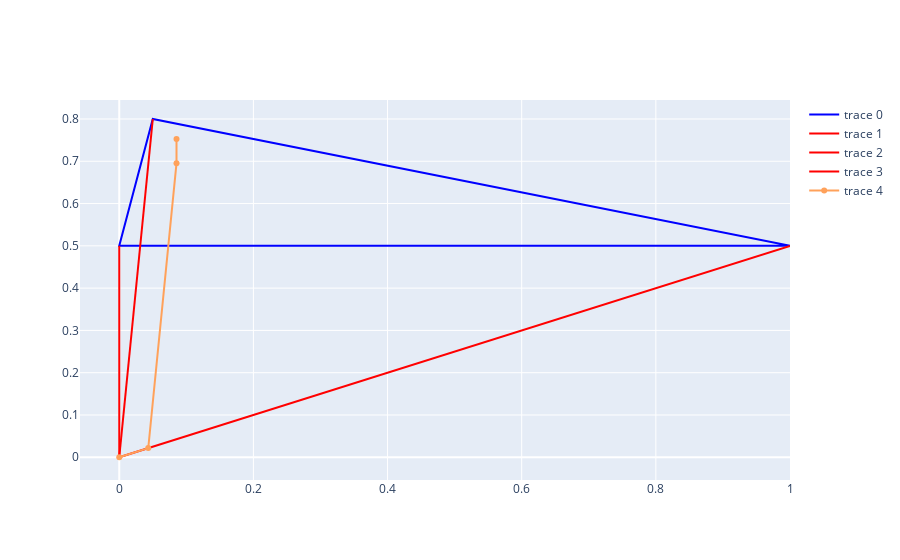

The notebook cell this image was saved under:
### Code cell
fig = go.Figure()
annotations = []
for i in range(1):

    points = tri.points[tri.simplices[i]]
    points = np.append(points,points[0:1,:],axis=0)

    interrior_points = []
    tri_face = tri.points[tri.simplices[i,:]]
    for j in range(tri.n_points_in_tri[i]):
        dim = len(tri.points[0,:])
        rand_list = rand_split(dim+1)

        new_point = sum([face*rand_n for face,rand_n in zip(tri_face,rand_list)])
        interrior_points.append(new_point)
    interrior_points = np.array(interrior_points)
    test = np.cumsum( np.array([face*rand_n for face,rand_n in zip(tri_face,rand_list)]),axis=0)
    test = np.append(np.zeros([1,2]),test,axis=0)
    
    fig.add_trace(go.Scatter(x=points[:,0],
                              y=points[:,1],
                              #z=data_detail_sum[:,2],
                              mode='lines',line=dict(color='blue')))
    
    fig.add_trace(go.Scatter(x=[0,points[0,0]],
                              y=[0,points[0,1]],
                              #z=data_detail_sum[:,2],
                              mode='lines',line=dict(color='red')))
    fig.add_trace(go.Scatter(x=[0,points[1,0]],
                              y=[0,points[1,1]],
                              #z=data_detail_sum[:,2],
                              mode='lines',line=dict(color='red')))
    fig.add_trace(go.Scatter(x=[0,points[2,0]],
                          y=[0,points[2,1]],
                          #z=data_detail_sum[:,2],
                          mode='lines',line=dict(color='red')))
    
    fig.add_trace(go.Scatter(x=test[:,0],
                        y=test[:,1],
                        mode='lines+markers'))
fig.show()

### Figure 1 — Plotly figure (JSON) as saved in the notebook; plotly's stock layout.template omitted (floating-point values rounded to 4 significant figures)
{"data": [{"line": {"color": "blue"}, "mode": "lines", "type": "scatter", "x": [1, 0.05, 0, 1], "y": [0.5, 0.8, 0.5, 0.5]}, {"line": {"color": "red"}, "mode": "lines", "type": "scatter", "x": [0, 1], "y": [0, 0.5]}, {"line": {"color": "red"}, "mode": "lines", "type": "scatter", "x": [0, 0.05], "y": [0, 0.8]}, {"line": {"color": "red"}, "mode": "lines", "type": "scatter", "x": [0, 0], "y": [0, 0.5]}, {"mode": "lines+markers", "type": "scatter", "x": [0, 0.04325, 0.08537, 0.08537], "y": [0, 0.02163, 0.6955, 0.7527]}], "layout": {}}
